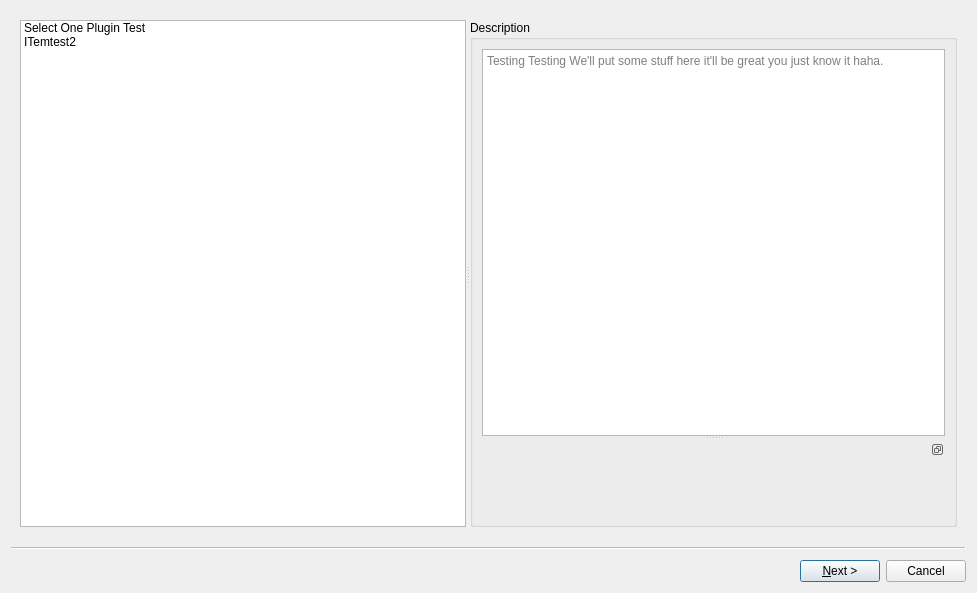
<?xml version="1.0" encoding="UTF-8"?>
<ui version="4.0">
 <class>fomod_installer_wiz</class>
 <widget class="QWizard" name="fomod_installer_wiz">
  <property name="geometry">
   <rect>
    <x>0</x>
    <y>0</y>
    <width>977</width>
    <height>593</height>
   </rect>
  </property>
  <property name="windowTitle">
   <string>Fomod Installation</string>
  </property>
  <property name="options">
   <set>QWizard::NoBackButtonOnStartPage</set>
  </property>
  <widget class="QWizardPage" name="wizardPage1">
   <layout class="QGridLayout" name="gridLayout_3">
    <item row="0" column="0">
     <widget class="QSplitter" name="splitter">
      <property name="sizePolicy">
       <sizepolicy hsizetype="Expanding" vsizetype="Expanding">
        <horstretch>0</horstretch>
        <verstretch>0</verstretch>
       </sizepolicy>
      </property>
      <property name="orientation">
       <enum>Qt::Horizontal</enum>
      </property>
      <property name="childrenCollapsible">
       <bool>false</bool>
      </property>
      <widget class="QListWidget" name="plugin_list">
       <property name="sizePolicy">
        <sizepolicy hsizetype="Minimum" vsizetype="Expanding">
         <horstretch>0</horstretch>
         <verstretch>0</verstretch>
        </sizepolicy>
       </property>
       <property name="mouseTracking">
        <bool>true</bool>
       </property>
       <property name="wordWrap">
        <bool>true</bool>
       </property>
       <item>
        <property name="text">
         <string>Select One Plugin Test</string>
        </property>
        <property name="checkState">
         <enum>Unchecked</enum>
        </property>
        <property name="flags">
         <set>ItemIsSelectable|ItemIsUserCheckable|ItemIsEnabled</set>
        </property>
       </item>
       <item>
        <property name="text">
         <string>ITemtest2</string>
        </property>
        <property name="checkState">
         <enum>Unchecked</enum>
        </property>
        <property name="flags">
         <set>ItemIsSelectable|ItemIsUserCheckable|ItemIsEnabled</set>
        </property>
       </item>
      </widget>
      <widget class="QGroupBox" name="plugin_view">
       <property name="title">
        <string>Description</string>
       </property>
       <layout class="QVBoxLayout" name="verticalLayout">
        <item>
         <widget class="QSplitter" name="splitter_2">
          <property name="orientation">
           <enum>Qt::Vertical</enum>
          </property>
          <widget class="QTextBrowser" name="plugin_description_view">
           <property name="placeholderText">
            <string>Testing Testing We'll put some stuff here it'll be great you just know it haha.</string>
           </property>
          </widget>
          <widget class="QDockWidget" name="dockWidget">
           <property name="features">
            <set>QDockWidget::DockWidgetFloatable|QDockWidget::DockWidgetMovable</set>
           </property>
           <widget class="QWidget" name="dockWidgetContents">
            <layout class="QGridLayout" name="gridLayout">
             <item row="0" column="0">
              <widget class="QLabel" name="label">
               <property name="enabled">
                <bool>true</bool>
               </property>
               <property name="sizePolicy">
                <sizepolicy hsizetype="Ignored" vsizetype="Ignored">
                 <horstretch>0</horstretch>
                 <verstretch>0</verstretch>
                </sizepolicy>
               </property>
               <property name="text">
                <string/>
               </property>
               <property name="pixmap">
                <pixmap>../../res/STEP/STEP.png</pixmap>
               </property>
               <property name="scaledContents">
                <bool>true</bool>
               </property>
               <property name="alignment">
                <set>Qt::AlignCenter</set>
               </property>
               <property name="wordWrap">
                <bool>false</bool>
               </property>
               <property name="textInteractionFlags">
                <set>Qt::NoTextInteraction</set>
               </property>
              </widget>
             </item>
            </layout>
           </widget>
          </widget>
         </widget>
        </item>
       </layout>
      </widget>
     </widget>
    </item>
   </layout>
  </widget>
  <widget class="QWizardPage" name="wizardPage"/>
 </widget>
 <resources/>
 <connections/>
</ui>
